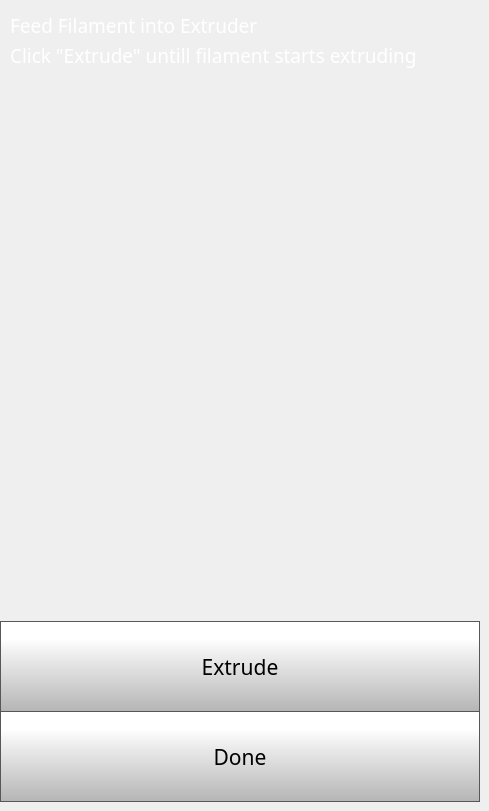
    <widget class="QWidget" name="changeFilamentExtrudePage">
     <widget class="QLabel" name="feedFilamentlabel">
      <property name="geometry">
       <rect>
        <x>10</x>
        <y>10</y>
        <width>461</width>
        <height>31</height>
       </rect>
      </property>
      <property name="font">
       <font>
        <family>Gotham Light</family>
        <pointsize>14</pointsize>
        <weight>50</weight>
        <bold>false</bold>
       </font>
      </property>
      <property name="styleSheet">
       <string notr="true">color: rgb(255, 255, 255);
background-color: rgba(255, 255, 255, 0);</string>
      </property>
      <property name="text">
       <string>Feed Filament into Extruder</string>
      </property>
     </widget>
     <widget class="QPushButton" name="loadDoneButton">
      <property name="geometry">
       <rect>
        <x>0</x>
        <y>711</y>
        <width>480</width>
        <height>91</height>
       </rect>
      </property>
      <property name="font">
       <font>
        <family>Gotham</family>
        <pointsize>16</pointsize>
       </font>
      </property>
      <property name="styleSheet">
       <string notr="true">QPushButton {
     border: 1px solid rgb(87, 87, 87);
	background-color: qlineargradient(spread:pad, x1:0, y1:1, x2:0, y2:0.188, stop:0 rgba(180, 180, 180, 255), stop:1 rgba(255, 255, 255, 255));


}

QPushButton:pressed {
    background-color: qlineargradient(x1: 0, y1: 0, x2: 0, y2: 1,
                                      stop: 0 #dadbde, stop: 1 #f6f7fa);
}

QPushButton:flat {
    border: none; /* no border for a flat push button */
}

QPushButton:default {
    border-color: navy; /* make the default button prominent */
}

QPushButton:focus {
	outline: none;
}</string>
      </property>
      <property name="text">
       <string>Done</string>
      </property>
      <property name="iconSize">
       <size>
        <width>40</width>
        <height>40</height>
       </size>
      </property>
     </widget>
     <widget class="QPushButton" name="ExtrudeButton">
      <property name="geometry">
       <rect>
        <x>0</x>
        <y>621</y>
        <width>480</width>
        <height>91</height>
       </rect>
      </property>
      <property name="font">
       <font>
        <family>Gotham</family>
        <pointsize>16</pointsize>
       </font>
      </property>
      <property name="styleSheet">
       <string notr="true">QPushButton {
     border: 1px solid rgb(87, 87, 87);
	background-color: qlineargradient(spread:pad, x1:0, y1:1, x2:0, y2:0.188, stop:0 rgba(180, 180, 180, 255), stop:1 rgba(255, 255, 255, 255));


}

QPushButton:pressed {
    background-color: qlineargradient(x1: 0, y1: 0, x2: 0, y2: 1,
                                      stop: 0 #dadbde, stop: 1 #f6f7fa);
}

QPushButton:flat {
    border: none; /* no border for a flat push button */
}

QPushButton:default {
    border-color: navy; /* make the default button prominent */
}

QPushButton:focus {
	outline: none;
}</string>
      </property>
      <property name="text">
       <string>Extrude</string>
      </property>
      <property name="iconSize">
       <size>
        <width>40</width>
        <height>40</height>
       </size>
      </property>
     </widget>
     <widget class="QLabel" name="feedFilamentlabel_2">
      <property name="geometry">
       <rect>
        <x>10</x>
        <y>40</y>
        <width>461</width>
        <height>31</height>
       </rect>
      </property>
      <property name="font">
       <font>
        <family>Gotham Light</family>
        <pointsize>14</pointsize>
        <weight>50</weight>
        <bold>false</bold>
       </font>
      </property>
      <property name="styleSheet">
       <string notr="true">color: rgb(255, 255, 255);
background-color: rgba(255, 255, 255, 0);</string>
      </property>
      <property name="text">
       <string>Click &quot;Extrude&quot; untill filament starts extruding</string>
      </property>
     </widget>
    </widget>
